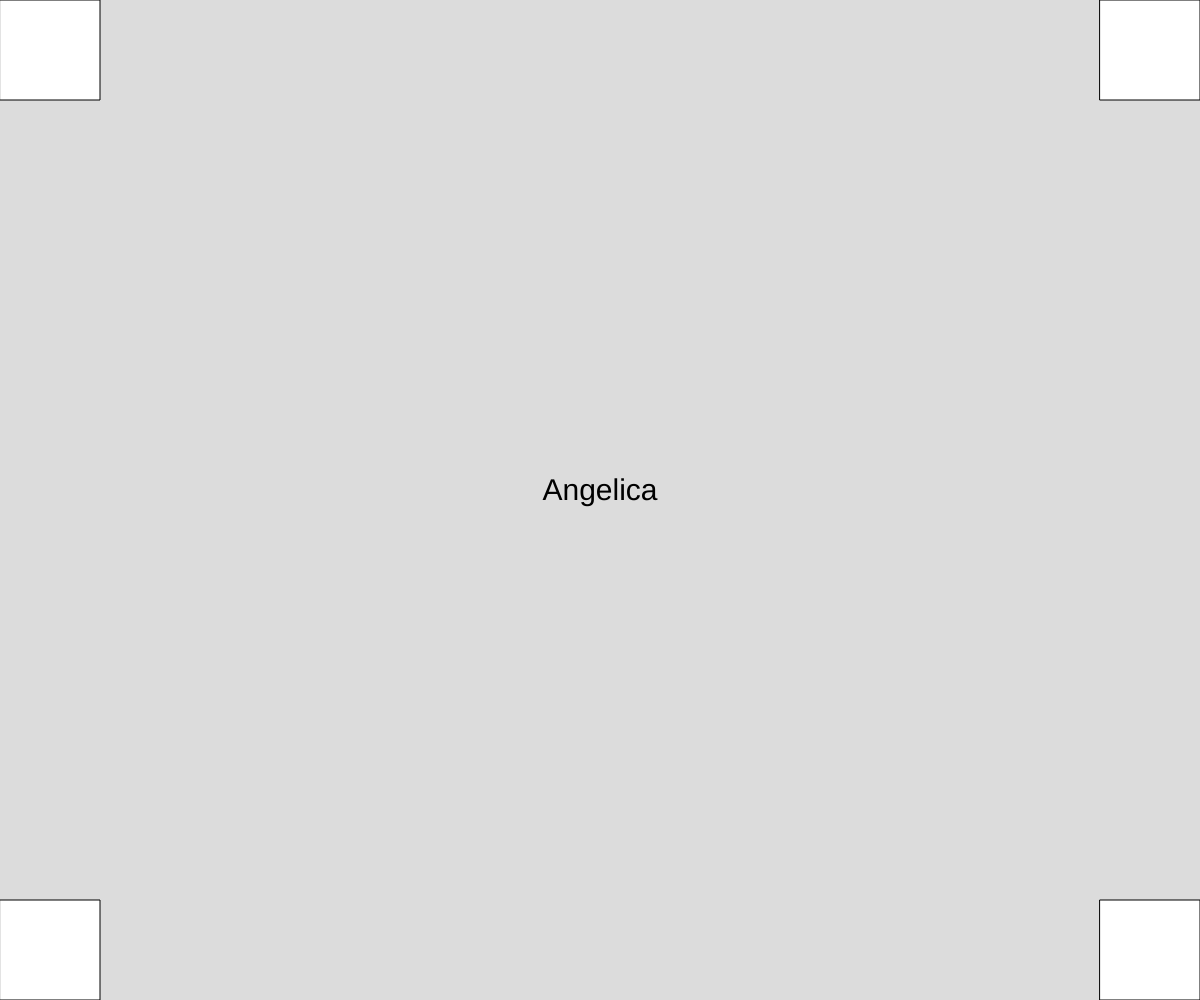
Frame 1 (no input)
Frame 60 (no input): identical to frame 1, image omitted
Frame 120 (the mouse pressed at the canvas centre since frame 60): identical to frame 1, image omitted

The p5.js sketch that drew this single still picture (run headless with seeded random() and noise() and a simulated clock; from frame 60 on, the mouse is pressed at the canvas centre):

// p5.js sketch
// ── sketch.js
function setup() {
  createCanvas(windowWidth, windowHeight);
}

function draw() {
  background(220);
  const s = 100;

  rect(0, 0, s, s);
  rect(0, height - s, s, s);
  rect(width - s, 0, s, s);
  rect(width - s, height - s, s, s);

  textSize(30);
  textAlign("center");
  text("Angelica", width / 2, height / 2);
}

function windowResized() {
  resizeCanvas(windowWidth, windowHeight);
}
